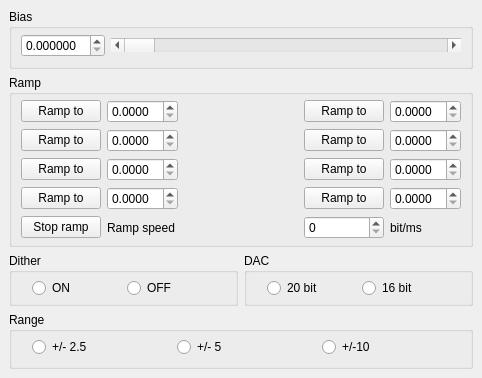
  <widget class="QDockWidget" name="Bias">
   <property name="enabled">
    <bool>true</bool>
   </property>
   <property name="sizePolicy">
    <sizepolicy hsizetype="Minimum" vsizetype="Ignored">
     <horstretch>0</horstretch>
     <verstretch>0</verstretch>
    </sizepolicy>
   </property>
   <property name="minimumSize">
    <size>
     <width>348</width>
     <height>358</height>
    </size>
   </property>
   <property name="contextMenuPolicy">
    <enum>Qt::ActionsContextMenu</enum>
   </property>
   <property name="acceptDrops">
    <bool>true</bool>
   </property>
   <property name="floating">
    <bool>true</bool>
   </property>
   <property name="features">
    <set>QDockWidget::AllDockWidgetFeatures</set>
   </property>
   <property name="windowTitle">
    <string>Bias</string>
   </property>
   <attribute name="dockWidgetArea">
    <number>2</number>
   </attribute>
   <widget class="QWidget" name="dockWidgetContents">
    <layout class="QGridLayout" name="gridLayout_8">
     <item row="2" column="0">
      <widget class="QGroupBox" name="groupBox_15">
       <property name="title">
        <string>Ramp</string>
       </property>
       <layout class="QGridLayout" name="gridLayout">
        <property name="topMargin">
         <number>5</number>
        </property>
        <property name="bottomMargin">
         <number>5</number>
        </property>
        <item row="3" column="5">
         <widget class="QPushButton" name="pushButton_16">
          <property name="text">
           <string>Ramp to</string>
          </property>
         </widget>
        </item>
        <item row="4" column="1">
         <widget class="QDoubleSpinBox" name="doubleSpinBox_31">
          <property name="decimals">
           <number>4</number>
          </property>
         </widget>
        </item>
        <item row="0" column="0">
         <spacer name="horizontalSpacer">
          <property name="orientation">
           <enum>Qt::Horizontal</enum>
          </property>
          <property name="sizeHint" stdset="0">
           <size>
            <width>40</width>
            <height>0</height>
           </size>
          </property>
         </spacer>
        </item>
        <item row="4" column="0">
         <widget class="QPushButton" name="pushButton_13">
          <property name="text">
           <string>Ramp to</string>
          </property>
         </widget>
        </item>
        <item row="3" column="6">
         <widget class="QDoubleSpinBox" name="doubleSpinBox_11">
          <property name="decimals">
           <number>4</number>
          </property>
         </widget>
        </item>
        <item row="2" column="0">
         <widget class="QPushButton" name="pushButton_22">
          <property name="text">
           <string>Ramp to</string>
          </property>
         </widget>
        </item>
        <item row="3" column="1">
         <widget class="QDoubleSpinBox" name="doubleSpinBox_15">
          <property name="decimals">
           <number>4</number>
          </property>
         </widget>
        </item>
        <item row="0" column="1">
         <spacer name="horizontalSpacer_13">
          <property name="orientation">
           <enum>Qt::Horizontal</enum>
          </property>
          <property name="sizeHint" stdset="0">
           <size>
            <width>40</width>
            <height>0</height>
           </size>
          </property>
         </spacer>
        </item>
        <item row="0" column="2">
         <spacer name="horizontalSpacer_39">
          <property name="orientation">
           <enum>Qt::Horizontal</enum>
          </property>
          <property name="sizeHint" stdset="0">
           <size>
            <width>40</width>
            <height>0</height>
           </size>
          </property>
         </spacer>
        </item>
        <item row="1" column="0">
         <widget class="QPushButton" name="pushButton_25">
          <property name="text">
           <string>Ramp to</string>
          </property>
         </widget>
        </item>
        <item row="4" column="5">
         <widget class="QPushButton" name="pushButton_14">
          <property name="text">
           <string>Ramp to</string>
          </property>
         </widget>
        </item>
        <item row="0" column="6">
         <spacer name="horizontalSpacer_38">
          <property name="orientation">
           <enum>Qt::Horizontal</enum>
          </property>
          <property name="sizeHint" stdset="0">
           <size>
            <width>40</width>
            <height>0</height>
           </size>
          </property>
         </spacer>
        </item>
        <item row="5" column="6">
         <widget class="QLabel" name="label_24">
          <property name="text">
           <string>bit/ms</string>
          </property>
         </widget>
        </item>
        <item row="4" column="6">
         <widget class="QDoubleSpinBox" name="doubleSpinBox_10">
          <property name="decimals">
           <number>4</number>
          </property>
         </widget>
        </item>
        <item row="5" column="5">
         <widget class="QSpinBox" name="spinBox_5"/>
        </item>
        <item row="2" column="5">
         <widget class="QPushButton" name="pushButton_24">
          <property name="text">
           <string>Ramp to</string>
          </property>
         </widget>
        </item>
        <item row="2" column="1">
         <widget class="QDoubleSpinBox" name="doubleSpinBox_21">
          <property name="decimals">
           <number>4</number>
          </property>
         </widget>
        </item>
        <item row="5" column="0">
         <widget class="QPushButton" name="pushButton_21">
          <property name="text">
           <string>Stop ramp</string>
          </property>
         </widget>
        </item>
        <item row="1" column="6">
         <widget class="QDoubleSpinBox" name="doubleSpinBox_25">
          <property name="decimals">
           <number>4</number>
          </property>
         </widget>
        </item>
        <item row="0" column="3">
         <spacer name="horizontalSpacer_40">
          <property name="orientation">
           <enum>Qt::Horizontal</enum>
          </property>
          <property name="sizeHint" stdset="0">
           <size>
            <width>40</width>
            <height>0</height>
           </size>
          </property>
         </spacer>
        </item>
        <item row="2" column="6">
         <widget class="QDoubleSpinBox" name="doubleSpinBox_24">
          <property name="decimals">
           <number>4</number>
          </property>
         </widget>
        </item>
        <item row="1" column="1">
         <widget class="QDoubleSpinBox" name="doubleSpinBox_23">
          <property name="decimals">
           <number>4</number>
          </property>
         </widget>
        </item>
        <item row="1" column="5">
         <widget class="QPushButton" name="pushButton_23">
          <property name="text">
           <string>Ramp to</string>
          </property>
         </widget>
        </item>
        <item row="3" column="0">
         <widget class="QPushButton" name="pushButton_15">
          <property name="text">
           <string>Ramp to</string>
          </property>
         </widget>
        </item>
        <item row="0" column="5">
         <spacer name="horizontalSpacer_37">
          <property name="orientation">
           <enum>Qt::Horizontal</enum>
          </property>
          <property name="sizeHint" stdset="0">
           <size>
            <width>40</width>
            <height>0</height>
           </size>
          </property>
         </spacer>
        </item>
        <item row="0" column="4">
         <spacer name="horizontalSpacer_41">
          <property name="orientation">
           <enum>Qt::Horizontal</enum>
          </property>
          <property name="sizeHint" stdset="0">
           <size>
            <width>40</width>
            <height>0</height>
           </size>
          </property>
         </spacer>
        </item>
        <item row="5" column="1">
         <widget class="QLabel" name="label_12">
          <property name="text">
           <string>Ramp speed</string>
          </property>
         </widget>
        </item>
       </layout>
      </widget>
     </item>
     <item row="3" column="0">
      <widget class="QWidget" name="widget_2" native="true">
       <layout class="QHBoxLayout" name="horizontalLayout">
        <property name="leftMargin">
         <number>0</number>
        </property>
        <property name="topMargin">
         <number>0</number>
        </property>
        <property name="rightMargin">
         <number>0</number>
        </property>
        <property name="bottomMargin">
         <number>0</number>
        </property>
        <item>
         <widget class="QGroupBox" name="groupBox_8">
          <property name="title">
           <string>Dither</string>
          </property>
          <layout class="QGridLayout" name="gridLayout_12">
           <property name="leftMargin">
            <number>20</number>
           </property>
           <property name="topMargin">
            <number>5</number>
           </property>
           <property name="rightMargin">
            <number>20</number>
           </property>
           <property name="bottomMargin">
            <number>5</number>
           </property>
           <property name="verticalSpacing">
            <number>6</number>
           </property>
           <item row="0" column="0">
            <widget class="QRadioButton" name="radioButton_16">
             <property name="text">
              <string>ON</string>
             </property>
            </widget>
           </item>
           <item row="0" column="1">
            <widget class="QRadioButton" name="radioButton_17">
             <property name="text">
              <string>OFF</string>
             </property>
            </widget>
           </item>
          </layout>
         </widget>
        </item>
        <item>
         <widget class="QGroupBox" name="groupBox_9">
          <property name="title">
           <string>DAC</string>
          </property>
          <layout class="QGridLayout" name="gridLayout_19">
           <property name="leftMargin">
            <number>20</number>
           </property>
           <property name="topMargin">
            <number>5</number>
           </property>
           <property name="rightMargin">
            <number>20</number>
           </property>
           <property name="bottomMargin">
            <number>5</number>
           </property>
           <item row="0" column="0">
            <widget class="QRadioButton" name="radioButton_18">
             <property name="text">
              <string>20 bit</string>
             </property>
            </widget>
           </item>
           <item row="0" column="1">
            <widget class="QRadioButton" name="radioButton_19">
             <property name="text">
              <string>16 bit</string>
             </property>
            </widget>
           </item>
          </layout>
         </widget>
        </item>
       </layout>
      </widget>
     </item>
     <item row="0" column="0">
      <widget class="QGroupBox" name="groupBox_14">
       <property name="sizePolicy">
        <sizepolicy hsizetype="Preferred" vsizetype="Preferred">
         <horstretch>0</horstretch>
         <verstretch>0</verstretch>
        </sizepolicy>
       </property>
       <property name="title">
        <string>Bias</string>
       </property>
       <layout class="QGridLayout" name="gridLayout_10">
        <property name="topMargin">
         <number>5</number>
        </property>
        <property name="bottomMargin">
         <number>0</number>
        </property>
        <item row="2" column="1">
         <spacer name="horizontalSpacer_12">
          <property name="orientation">
           <enum>Qt::Horizontal</enum>
          </property>
          <property name="sizeHint" stdset="0">
           <size>
            <width>40</width>
            <height>9</height>
           </size>
          </property>
         </spacer>
        </item>
        <item row="0" column="0">
         <widget class="QDoubleSpinBox" name="doubleSpinBox_5">
          <property name="decimals">
           <number>6</number>
          </property>
         </widget>
        </item>
        <item row="0" column="1" colspan="2">
         <widget class="QScrollBar" name="horizontalScrollBar_5">
          <property name="orientation">
           <enum>Qt::Horizontal</enum>
          </property>
         </widget>
        </item>
       </layout>
      </widget>
     </item>
     <item row="10" column="0">
      <widget class="QGroupBox" name="groupBox_10">
       <property name="title">
        <string>Range</string>
       </property>
       <property name="flat">
        <bool>false</bool>
       </property>
       <property name="checkable">
        <bool>false</bool>
       </property>
       <property name="checked">
        <bool>false</bool>
       </property>
       <layout class="QGridLayout" name="gridLayout_20">
        <property name="leftMargin">
         <number>20</number>
        </property>
        <property name="topMargin">
         <number>5</number>
        </property>
        <property name="rightMargin">
         <number>9</number>
        </property>
        <property name="bottomMargin">
         <number>9</number>
        </property>
        <item row="0" column="0">
         <widget class="QRadioButton" name="radioButton_20">
          <property name="text">
           <string>+/- 2.5</string>
          </property>
         </widget>
        </item>
        <item row="0" column="1">
         <widget class="QRadioButton" name="radioButton_21">
          <property name="text">
           <string>+/- 5</string>
          </property>
         </widget>
        </item>
        <item row="0" column="2">
         <widget class="QRadioButton" name="radioButton_22">
          <property name="text">
           <string>+/-10</string>
          </property>
         </widget>
        </item>
       </layout>
      </widget>
     </item>
    </layout>
   </widget>
  </widget>
